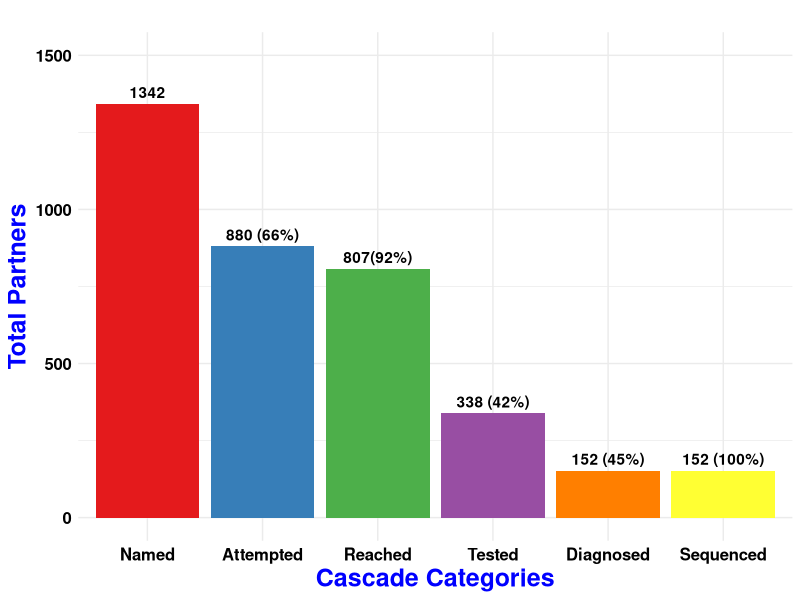

Generate this figure with R:
rm(list=ls())

# Loading necessary libraries
library(tidyr)
library(ggplot2)
library(RColorBrewer)
library(here)

# Structuring the data with the average values
overall_data <- data.frame(
  Category = c("Named_Mean", "Contact_Attempted_Mean", "Reached_Mean", "Tested_Mean", "Diagnosed_Mean", "Sequenced_Mean"),
  Value = c(1342, 880, 807, 338, 152, 152)
)

# Adjusting the factor levels and labels for the Category column
overall_data$Category <- factor(overall_data$Category, 
                                levels = c("Named_Mean", 
                                           "Contact_Attempted_Mean",
                                           "Reached_Mean",
                                           "Tested_Mean",
                                           "Diagnosed_Mean",
                                           "Sequenced_Mean"),
                                labels = c("Named", 
                                           "Attempted",
                                           "Reached",
                                           "Tested", 
                                           "Diagnosed", 
                                           "Sequenced"))

# Color settings
set1_colors <- brewer.pal(6, "Set1")
levels_to_colors <- c("Named", "Attempted", "Reached", "Tested", "Diagnosed", "Sequenced")
my_colors <- setNames(set1_colors, levels_to_colors)


# Create the labels
labels_n = c("1342", "880 (66%)", "807(92%)", 
            "338 (42%)", "152 (45%)", "152 (100%)")

# Updated plot code
p_overall <- ggplot(overall_data, aes(x = Category, y = Value, fill = Category)) +
  geom_bar(stat = "identity", position = "dodge") +
  geom_text(aes(label=labels_n), vjust=-0.5, 
            #size=6, 
            fontface="bold") +
  labs(title = "",
       y = "Total Partners",
       x = "Cascade Categories") +
  scale_fill_manual(values=my_colors) +  # Setting colors manually
  scale_y_continuous(limits = c(0, 1500)) +
  theme_minimal() +
  theme(
    plot.title = element_text(size = 12, face = "bold"),
    axis.title.x = element_text(size = 18, face = "bold", color = "blue"),
    axis.title.y = element_text(size = 18, face = "bold", color = "blue"),
    axis.text.y = element_text(size = 12, face = "bold", color = "black"),
    axis.text.x = element_text(size = 12, face = "bold", color = "black"),
    legend.position = "none"   # This will remove the legend
  )

print(p_overall)

# Save plot
loc_to_save <- here("manuscript-viz", "overall_cascade.pdf")
ggsave(loc_to_save, plot = p_overall, 
      width = 8, height = 6, dpi = 300)
